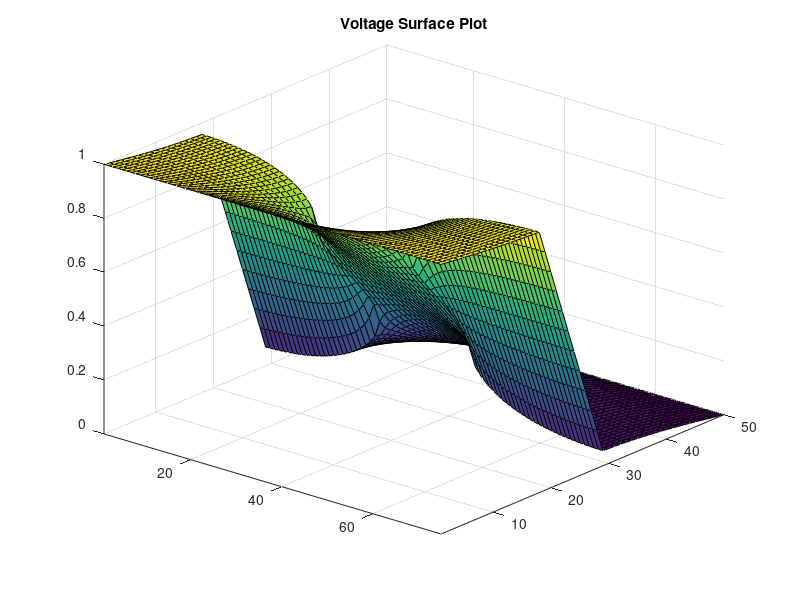
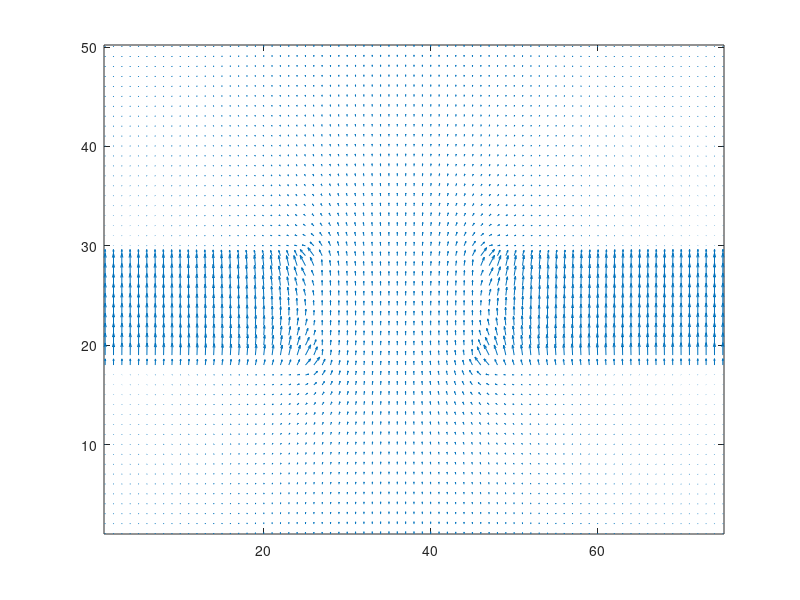

Here is the MATLAB script that generated these plots, in order:
%THE COMMENTS ARE FOR MODIFYING THE SIZING OF THE MESHGRID, BOTTLE NECK AND
%RESISTIVITY
%current = zeros(10);
%size = [1 2 3 4 5 6 7 8 9 10];
%for z = 1:1:10
z=1;
nx = 50;
ny = 75;

G = sparse(nx*ny);
volt = zeros(nx*ny);
global Ex Ey
s1 = 1 ;
s2 = (1*10^-2);
innerX = nx*0.35;
outerX = nx*0.6;
innerY = ny*0.35;
outerY = ny*0.6;

cMap = ones(nx,ny);

s = zeros(nx,ny);

for i =1:1:nx
    for j=1:1:ny
        if i > innerX && i < outerX && (j < innerY||j > outerY)
            cMap(i,j) = s2;
            
            s(i,j) = s2;
        else
            s(i,j) = s1;
            
        end
    end
end

for i = 1:1:nx
     for j = 1:1:ny
         
         
         n = j + (i-1)*ny;
         n1 = j+(i+1-1)*ny;
         n2 = j+(i-1-1)*ny;
         n3 = j + 1 +(i-1)*ny;
         n4 = j -1 +(i-1)*ny;
         
         if i == 1
             G(n, :) = 0;
             G(n, n) = 1;
             volt(n) = 1;
         
         elseif i == nx
             G(n, :) = 0;
             G(n, n) = 1;
             volt(n) = 0;
         
         
         elseif j == ny
             
            G(n, n1) = (s(i+1, j) + s(i,j))/2;
            G(n, n2) = (s(i-1, j) + s(i,j))/2;
            G(n, n4) = (s(i, j-1) + s(i,j))/2;
            G(n, n) = -(G(n,n1)+G(n,n2)+G(n,n4));
 
         elseif j == 1
             
                G(n, n1) = (s(i+1, j) + s(i,j))/2;
                G(n, n2) = (s(i-1, j) + s(i,j))/2;
                G(n, n3) = (s(i, j+1) + s(i,j))/2;            
                G(n, n) = -(G(n,n1)+G(n,n2)+G(n,n3));

        
                 
             else
                    G(n, n1) = (s(i+1, j) + s(i,j))/2;
                    G(n, n2) = (s(i-1, j) + s(i,j))/2;
                    G(n, n3) = (s(i, j+1) + s(i,j))/2;
                    G(n, n4) = (s(i, j-1) + s(i,j))/2;
                    G(n, n) = -(G(n,n1)+G(n,n2)+G(n,n3)+G(n,n4));
                 
             end
         
         end
 end


E = G\volt;

temp = zeros(nx, ny);

for i = 1:1:nx
     for j = 1:1:ny
         n = j + (i-1)*ny;
         temp(i,j) = E(n);
     end
end

%{
[EX,EY] = gradient(temp);

EX = -EX;
EY = -EY;

JX = EX .*cMap;
JY = EY .*cMap;
sumCurrent = 0;

for i = 1:1:ny
    sumCurrent = sumCurrent + ((JX(nx/2,i))^2 + (JY(nx/2,i))^2)^0.5;
end

current(z) = sumCurrent;

%end
figure(1)
surf(temp)
shading interp

figure(2)
quiver(EX',EY');

figure(3) 
quiver(JX,JY);

figure(4) 
surf(cMap);
shading interp


%figure(5)
%plot(size,current);
%}

figure(1)
surf(temp)
axis tight
view([40 30]);
title("Voltage Surface Plot")

[Ex, Ey] = gradient(temp);

figure(2)
quiver(-Ex, -Ey);
axis tight



